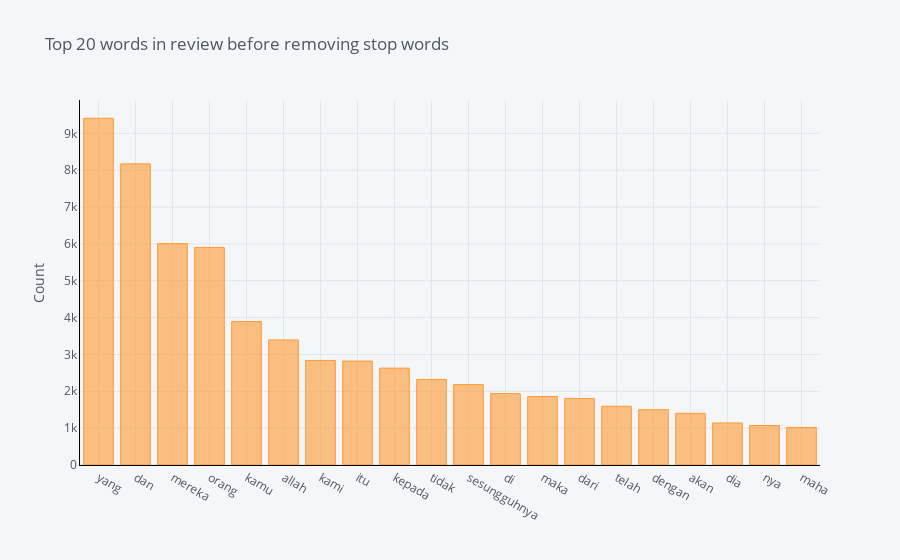

Notebook code cell kept with this figure:
### Code cell
# The distribution of top unigrams before removing stop words

df1 = pd.DataFrame(common_word, columns = ['Text' , 'count'])
df1.groupby('Text').sum()['count'].sort_values(ascending=False).iplot(
    kind='bar', yTitle='Count', linecolor='black', title='Top 20 words in review before removing stop words')

### Figure 1 — Plotly figure (JSON) as saved in the notebook; plotly's stock layout.template omitted (floating-point values rounded to 4 significant figures)
{"data": [{"marker": {"color": "rgba(255, 153, 51, 0.6)", "line": {"color": "rgba(255, 153, 51, 1.0)", "width": 1}}, "name": "count", "orientation": "v", "text": "", "type": "bar", "x": ["yang", "dan", "mereka", "orang", "kamu", "allah", "kami", "itu", "kepada", "tidak", "sesungguhnya", "di", "maka", "dari", "telah", "dengan", "akan", "dia", "nya", "maha"], "y": [9409, 8171, 6007, 5904, 3891, 3394, 2837, 2819, 2629, 2321, 2182, 1937, 1857, 1807, 1595, 1501, 1402, 1141, 1071, 1018]}], "layout": {"legend": {"bgcolor": "#F5F6F9", "font": {"color": "#4D5663"}}, "paper_bgcolor": "#F5F6F9", "plot_bgcolor": "#F5F6F9", "title": {"font": {"color": "#4D5663"}, "text": "Top 20 words in review before removing stop words"}, "xaxis": {"gridcolor": "#E1E5ED", "linecolor": "black", "showgrid": true, "tickfont": {"color": "#4D5663"}, "title": {"font": {"color": "#4D5663"}, "text": ""}, "zerolinecolor": "#E1E5ED"}, "yaxis": {"gridcolor": "#E1E5ED", "linecolor": "black", "showgrid": true, "tickfont": {"color": "#4D5663"}, "title": {"font": {"color": "#4D5663"}, "text": "Count"}, "zerolinecolor": "#E1E5ED"}}}
